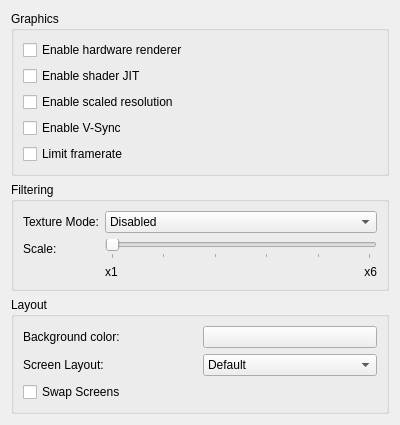
<?xml version="1.0" encoding="UTF-8"?>
<ui version="4.0">
 <class>ConfigureGraphics</class>
 <widget class="QWidget" name="ConfigureGraphics">
  <property name="geometry">
   <rect>
    <x>0</x>
    <y>0</y>
    <width>400</width>
    <height>300</height>
   </rect>
  </property>
  <property name="windowTitle">
   <string>Form</string>
  </property>
  <layout class="QVBoxLayout" name="verticalLayout">
   <item>
    <layout class="QVBoxLayout" name="verticalLayout_3">
     <item>
      <widget class="QGroupBox" name="groupBox">
       <property name="title">
        <string>Graphics</string>
       </property>
       <layout class="QVBoxLayout" name="verticalLayout_2">
        <item>
         <widget class="QCheckBox" name="toggle_hw_renderer">
          <property name="text">
           <string>Enable hardware renderer</string>
          </property>
         </widget>
        </item>
        <item>
         <widget class="QCheckBox" name="toggle_shader_jit">
          <property name="text">
           <string>Enable shader JIT</string>
          </property>
         </widget>
        </item>
        <item>
         <widget class="QCheckBox" name="toggle_scaled_resolution">
          <property name="text">
           <string>Enable scaled resolution</string>
          </property>
         </widget>
        </item>
        <item>
         <widget class="QCheckBox" name="toggle_vsync">
          <property name="text">
           <string>Enable V-Sync</string>
          </property>
         </widget>
        </item>
        <item>
         <widget class="QCheckBox" name="toggle_framelimit">
          <property name="text">
           <string>Limit framerate</string>
          </property>
         </widget>
        </item>
       </layout>
      </widget>
     </item>
    </layout>
   </item>
   <item>
    <widget class="QGroupBox" name="groupBox">
      <property name="title">
        <string>Filtering</string>
      </property>
      <layout class="QGridLayout" name="verticalLayout_3">
        <item row="0" column="0">
          <widget class="QLabel" name="label_filtering_type">
            <property name="text">
              <string>Texture Mode:</string>
            </property>
          </widget>
        </item>
        <item row="0" column="1">
          <layout class="QHBoxLayout" name="horizontalLayout_filtering">
            <item>
              <widget class="QComboBox" name="combo_filtering">
                <item>
                  <property name="text">
                    <string>Disabled</string>
                  </property>
                </item>
                <item>
                  <property name="text">
                    <string>xBRZ</string>
                  </property>
                </item>
              </widget>
            </item>
          </layout>
        </item>
        <item row="1" column="0">
          <widget class="QLabel" name="label_filtering_type">
            <property name="text">
              <string>Scale:</string>
            </property>
          </widget>
        </item>
        <item row="1" column="1">
          <layout class="QHBoxLayout" name="horizontalLayout_filtering_scale">
            <item>
              <widget class="QSlider" name="slider_filtering_scale">
                <property name="minimum">
                  <number>1</number>
                </property>
                <property name="maximum">
                  <number>6</number>
                </property>
                <property name="tickInterval">
                  <number>1</number>
                </property>
                <property name="tickPosition">
                  <enum>QSlider::TicksBelow</enum>
                </property>
                <property name="orientation">
                  <enum>Qt::Horizontal</enum>
                </property>
              </widget>
            </item>
          </layout>
        </item>
        <item row="2" column="1">
          <layout class="QHBoxLayout" name="horizontalLayout_filtering_scale_names">
            <item>
              <layout class="QGridLayout" name="verticalLayout_filtering_scale_names">
                <item row="0" column="0">
                  <widget class="QLabel" name="label_filtering_scale_names_x2">
                    <property name="text">
                      <string>x1</string>
                    </property>
                    <property name="alignment">
                      <enum>Qt::AlignLeft</enum>
                    </property>
                  </widget>
                </item>
                <item row="0" column="1">
                  <widget class="QLabel" name="label_filtering_scale_names_x6">
                    <property name="text">
                      <string>x6</string>
                    </property>
                    <property name="alignment">
                      <enum>Qt::AlignRight</enum>
                    </property>
                  </widget>
                </item>
              </layout>
            </item>
          </layout>
        </item>
      </layout>
    </widget>
  </item>
   <item>
    <widget class="QGroupBox" name="groupBox2">
     <property name="title">
      <string>Layout</string>
     </property>
     <layout class="QHBoxLayout" name="horizontalLayout_3">
      <item>
       <layout class="QVBoxLayout" name="verticalLayout_2">
        <item>
         <layout class="QHBoxLayout" name="horizontalLayout_4">
          <item>
           <widget class="QLabel" name="label2">
            <property name="text">
             <string>Background color:</string>
            </property>
           </widget>
          </item>
          <item>
           <widget class="QPushButton" name="layout_bg">
           </widget>
          </item>
         </layout>
        </item>
        <item>
         <layout class="QHBoxLayout" name="horizontalLayout_3">
          <item>
           <widget class="QLabel" name="label1">
            <property name="text">
             <string>Screen Layout:</string>
            </property>
           </widget>
          </item>
          <item>
           <widget class="QComboBox" name="layout_combobox">
            <item>
             <property name="text">
              <string notr="true">Default</string>
             </property>
            </item>
            <item>
             <property name="text">
              <string notr="true">Single Screen</string>
             </property>
            </item>
            <item>
             <property name="text">
              <string notr="true">Large Screen</string>
             </property>
            </item>
           </widget>
          </item>
         </layout>
        </item>
        <item>
         <widget class="QCheckBox" name="swap_screen">
          <property name="text">
           <string>Swap Screens</string>
          </property>
         </widget>
        </item>
       </layout>
      </item>
     </layout>
    </widget>
   </item>
   <item>
    <spacer name="verticalSpacer">
     <property name="orientation">
      <enum>Qt::Vertical</enum>
     </property>
     <property name="sizeHint" stdset="0">
      <size>
       <width>20</width>
       <height>40</height>
      </size>
     </property>
    </spacer>
   </item>
  </layout>
 </widget>
 <resources/>
 <connections/>
</ui>
